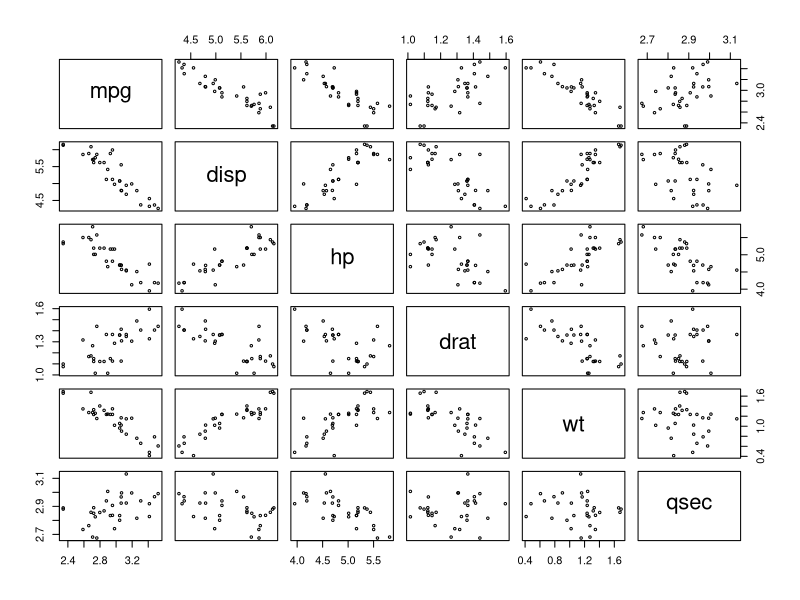
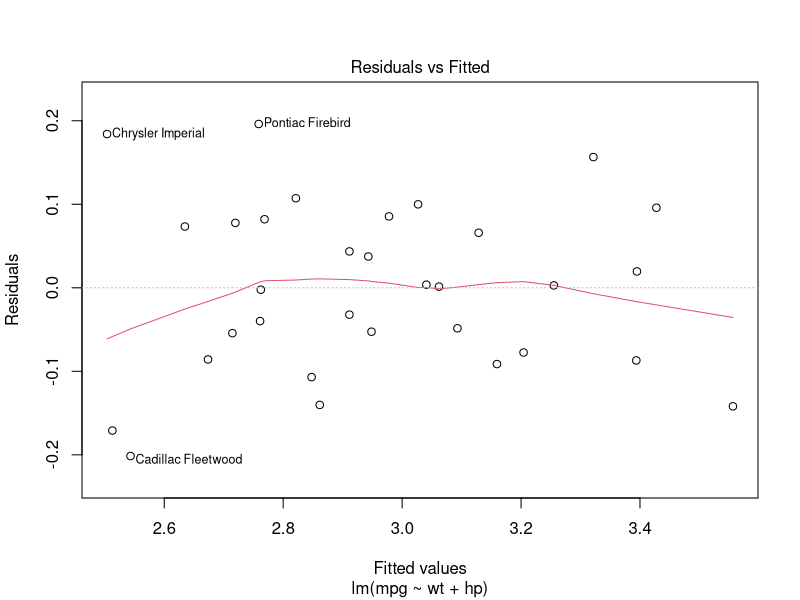
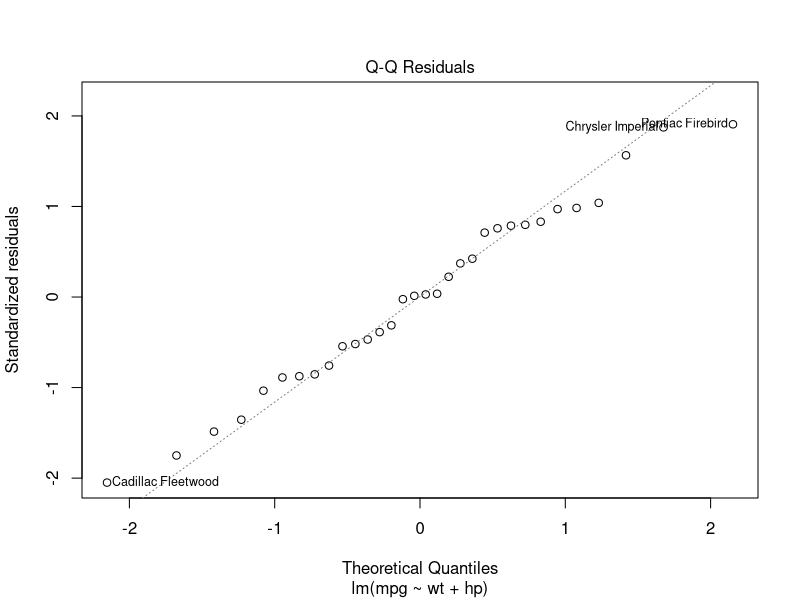
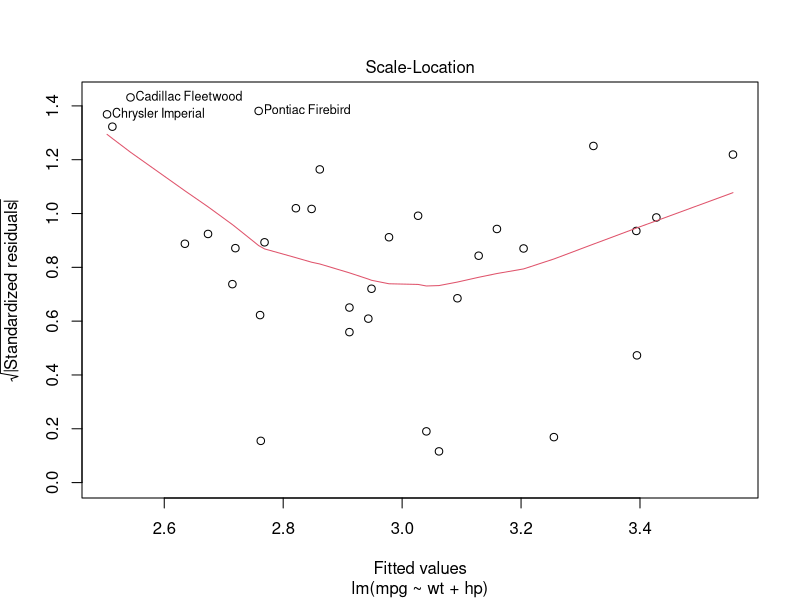
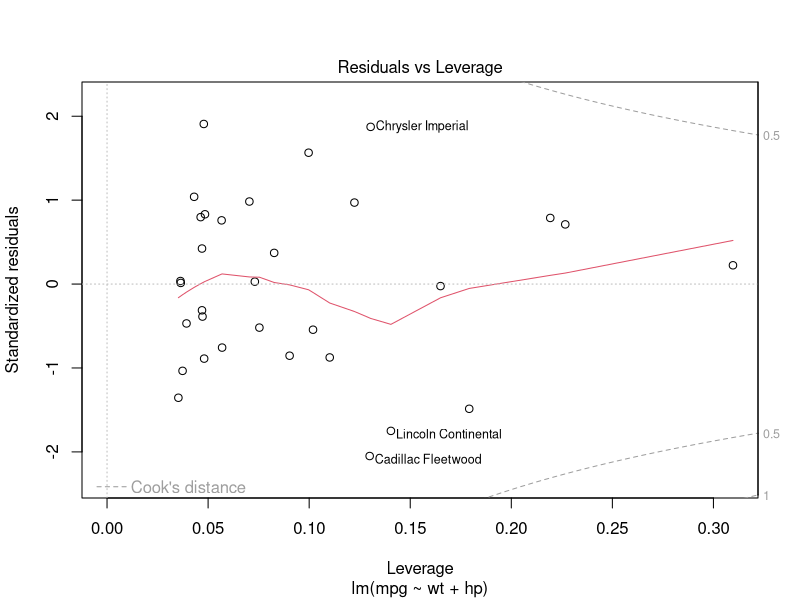
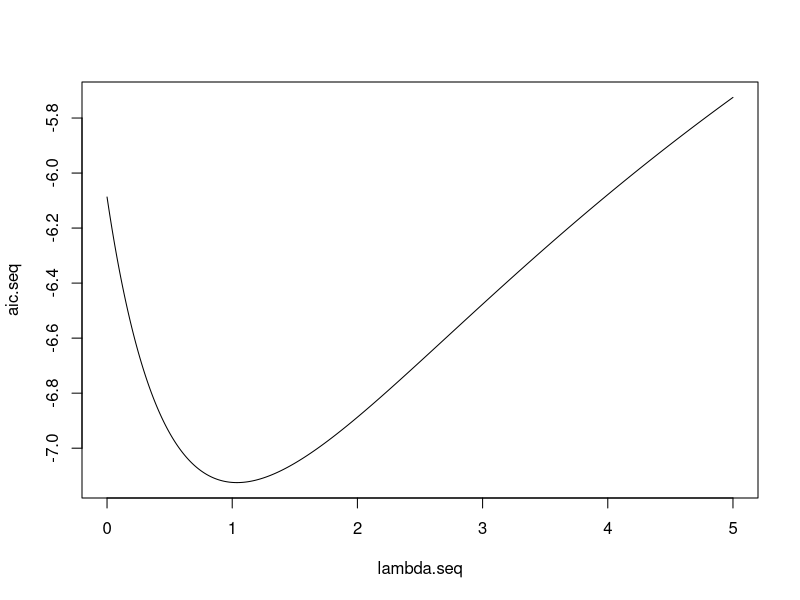

Write R code to recreate these figures, in order.
## ---- chunk 1
n = 7
p = 4
X = matrix(c(rep(1,n),32,19.5,13.3,13.3,5,7.1,34.5,84.9,306.6,562,562,390.6,2175,623.5,10,9,5,5,5,3,7),n,p)
X
y = c(37.9,42.2,47.3,43.1,54.8,47.1,40.3)
b = solve(t(X)%*%X,t(X)%*%y)
b
## ---- chunk 2
s2 = sum((y-X%*%b)^2)/(n-p)
s2
## ---- chunk 3
xst = as.vector(c(1,10,100,6))
xst %*% b + c(-1,1)*qt(0.95,df=n-p)*sqrt(s2 * t(xst) %*% solve(t(X)%*%X) %*% xst)
## ---- chunk 4
#From Slide 33 from the Test Statistic Inference for the full rank model!
C = matrix(c(0,1,0,-1),1,4)
#Calculating the Sample Standand Derivation!
s = sqrt(s2)
n = 7
#Standand error for beta1 - beta3
V = C%*%solve(t(X)%*%X)%*%t(C)%*%s2 #Our new sample variance (s2)
se = sqrt(V)
se
## ---- chunk 5
library(MASS)
C = matrix(c(0,1,0,0),1,4)
r = 1
delta = -1
Fstat = (t(C%*%b-delta)*solve(C%*%solve(t(X)%*%X)%*%t(C))*(C%*%b-delta)/r)/s2
#Fstat 
Fstat
#p value
pf(Fstat, df1= r, df2 = n-p, lower.tail = FALSE)

## ---- chunk 6
#Attempt 1
model = lm(y~X[,-1])
summary(model)
## ---- chunk 7
SSReg = t(y) %*% X %*% b - sum(y)^2 / n
SSRes = s2*(n-p)
Fstat = (SSReg/(p-1))/(SSRes/(n-p)) 
Fstat
## ---- chunk 8

pf(Fstat, p-1, n-p, lower.tail = FALSE)
## ---- chunk 9
data(mtcars)
mtcars = log(mtcars[, c(1,3:7)])
pairs(mtcars,cex=0.5)
## ---- chunk 10
model0 = lm(mpg ~ 1, data=mtcars)
add1(model0, scope = ~.+disp+hp+drat+wt+qsec, test = "F")
## ---- chunk 11
model1 = lm(mpg ~ 1+disp, data=mtcars)
add1(model1, scope = ~.+hp+drat+wt+qsec, test = "F")
## ---- chunk 12
model2 = lm(mpg ~ 1+disp+wt, data=mtcars)
add1(model2, scope = ~.+hp+drat+qsec, test = "F")
## ---- chunk 13

#We take out horsepower
model3 = lm(mpg ~ 1+disp+wt+hp, data=mtcars)
add1(model3, scope = ~.+drat+qsec, test = "F")
## ---- chunk 14
model = step(model0, scope = ~ .+disp+hp+drat+wt+qsec)
## ---- chunk 15
model
## ---- chunk 16
plot(model, which=1)
## ---- chunk 17
plot(model, which=2)
## ---- chunk 18
plot(model, which=3)
## ---- chunk 19
plot(model, which=5)
## ---- chunk 20

#Using Data from Question 2
n = 7
p = 4
X = matrix(c(rep(1,n),32,19.5,13.3,13.3,5,7.1,34.5,84.9,306.6,562,562,390.6,2175,623.5,10,9,5,5,5,3,7),n,p)
y = c(37.9,42.2,47.3,43.1,54.8,47.1,40.3)

#Extracting data
X = scale(X[,-1],center=T,scale=T)
y = scale(y,center=T,scale=T)
p = 3


lambda.seq = seq(0,5,0.001)
aic.seq = c()

#generate a plot for lambda vs. AIC
for (lambda in lambda.seq){
  b = solve(t(X)%*%X + lambda*diag(p), t(X)%*%y)
  e = y - X%*%b
  SSRes = sum(e^2)
  H = X%*%solve(t(X)%*%X + lambda*diag(p))%*%t(X)
  trace = sum(diag(H))
  aic = n*log(SSRes/n)+ 2*trace
  aic.seq = c(aic.seq,aic)
}

plot(lambda.seq,aic.seq,type = "l")

## ---- chunk 21
min(aic.seq)
#Minimum AIC
index = which.min(aic.seq)

#Lambda value
lambda.seq[index]
